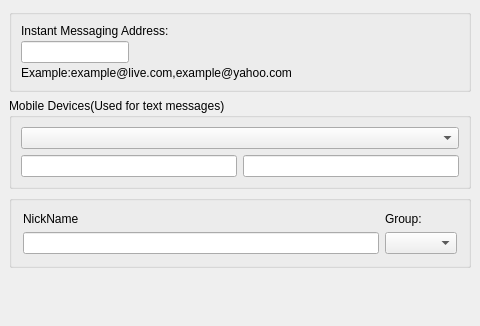
<ui version="4.0" >
 <class>MessengerGeneralInfoWidget</class>
 <widget class="QWidget" name="MessengerGeneralInfoWidget" >
  <property name="geometry" >
   <rect>
    <x>0</x>
    <y>0</y>
    <width>480</width>
    <height>326</height>
   </rect>
  </property>
  <layout class="QVBoxLayout" >
   <property name="spacing" >
    <number>6</number>
   </property>
   <property name="leftMargin" >
    <number>9</number>
   </property>
   <property name="topMargin" >
    <number>9</number>
   </property>
   <property name="rightMargin" >
    <number>9</number>
   </property>
   <property name="bottomMargin" >
    <number>9</number>
   </property>
   <item>
    <widget class="QGroupBox" name="idGroupBox" >
     <property name="title" >
      <string/>
     </property>
     <layout class="QGridLayout" >
      <property name="leftMargin" >
       <number>9</number>
      </property>
      <property name="topMargin" >
       <number>9</number>
      </property>
      <property name="rightMargin" >
       <number>9</number>
      </property>
      <property name="bottomMargin" >
       <number>9</number>
      </property>
      <property name="horizontalSpacing" >
       <number>3</number>
      </property>
      <property name="verticalSpacing" >
       <number>3</number>
      </property>
      <item row="2" column="0" >
       <widget class="QLabel" name="idExampleLabel" >
        <property name="text" >
         <string>Example:example@live.com,example@yahoo.com</string>
        </property>
       </widget>
      </item>
      <item row="1" column="0" colspan="4" >
       <widget class="QLineEdit" name="idLineEdit" >
        <property name="sizePolicy" >
         <sizepolicy vsizetype="Fixed" hsizetype="Fixed" >
          <horstretch>1</horstretch>
          <verstretch>0</verstretch>
         </sizepolicy>
        </property>
        <property name="layoutDirection" >
         <enum>Qt::LeftToRight</enum>
        </property>
        <property name="readOnly" >
         <bool>true</bool>
        </property>
       </widget>
      </item>
      <item row="0" column="0" >
       <widget class="QLabel" name="idLabel" >
        <property name="text" >
         <string>Instant Messaging Address:</string>
        </property>
       </widget>
      </item>
     </layout>
    </widget>
   </item>
   <item>
    <widget class="QGroupBox" name="mobileGroupBox" >
     <property name="title" >
      <string>Mobile Devices(Used for text messages)</string>
     </property>
     <layout class="QGridLayout" >
      <property name="leftMargin" >
       <number>9</number>
      </property>
      <property name="topMargin" >
       <number>9</number>
      </property>
      <property name="rightMargin" >
       <number>9</number>
      </property>
      <property name="bottomMargin" >
       <number>9</number>
      </property>
      <property name="horizontalSpacing" >
       <number>6</number>
      </property>
      <property name="verticalSpacing" >
       <number>6</number>
      </property>
      <item row="1" column="0" >
       <widget class="QLineEdit" name="mobileCountryEdit" />
      </item>
      <item row="1" column="1" >
       <widget class="QLineEdit" name="mobilePhoneEdit" />
      </item>
      <item row="0" column="0" colspan="2" >
       <widget class="QComboBox" name="mobileCountryComboBox" >
        <property name="enabled" >
         <bool>true</bool>
        </property>
       </widget>
      </item>
     </layout>
    </widget>
   </item>
   <item>
    <widget class="QGroupBox" name="nickNameGroupBox" >
     <property name="title" >
      <string/>
     </property>
     <layout class="QGridLayout" >
      <property name="leftMargin" >
       <number>11</number>
      </property>
      <property name="topMargin" >
       <number>11</number>
      </property>
      <property name="rightMargin" >
       <number>11</number>
      </property>
      <property name="bottomMargin" >
       <number>11</number>
      </property>
      <property name="horizontalSpacing" >
       <number>6</number>
      </property>
      <property name="verticalSpacing" >
       <number>6</number>
      </property>
      <item row="1" column="1" >
       <widget class="QComboBox" name="groupCombo" >
        <property name="sizePolicy" >
         <sizepolicy vsizetype="Fixed" hsizetype="Fixed" >
          <horstretch>0</horstretch>
          <verstretch>0</verstretch>
         </sizepolicy>
        </property>
       </widget>
      </item>
      <item row="1" column="0" >
       <widget class="QLineEdit" name="nickNameLineEdit" />
      </item>
      <item row="0" column="1" >
       <widget class="QLabel" name="groupLabel" >
        <property name="text" >
         <string>Group:</string>
        </property>
       </widget>
      </item>
      <item row="0" column="0" >
       <widget class="QLabel" name="nickNameLabel" >
        <property name="text" >
         <string>NickName</string>
        </property>
       </widget>
      </item>
     </layout>
    </widget>
   </item>
   <item>
    <spacer>
     <property name="orientation" >
      <enum>Qt::Vertical</enum>
     </property>
     <property name="sizeHint" >
      <size>
       <width>20</width>
       <height>40</height>
      </size>
     </property>
    </spacer>
   </item>
  </layout>
 </widget>
 <layoutdefault spacing="6" margin="11" />
 <pixmapfunction>qPixmapFromMimeSource</pixmapfunction>
 <tabstops>
  <tabstop>idLineEdit</tabstop>
  <tabstop>groupCombo</tabstop>
 </tabstops>
 <resources/>
 <connections/>
</ui>
